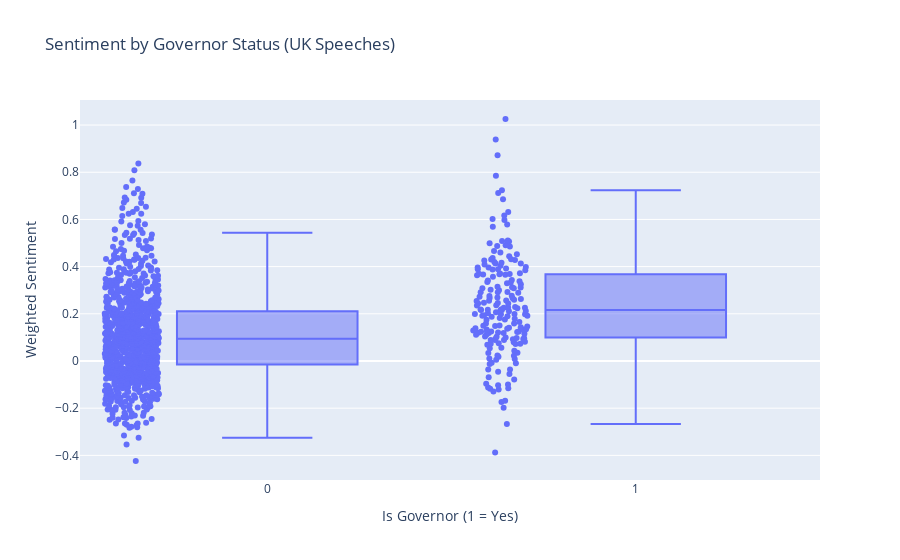

Notebook source saved alongside this figure:
### Markdown cell above
The weighted sentiment of Bank of England speeches over time shows alignment with major economic and political events in the UK. 

Following the Bank’s independence in 1997, sentiment rose, reflecting growing optimism and institutional credibility. 

During the 2008 Global Financial Crisis, sentiment dropped sharply, capturing the urgency, uncertainty, and pessimism in central bank communications amid systemic financial stress. 

The 2016 Brexit vote marked another key turning point, with sentiment showing moderate volatility thereafter, suggesting caution and concern in response to prolonged political and economic uncertainty. 

A further sharp decline is observed during the onset of the COVID-19 lockdown in March 2020, consistent with crisis-related language and emergency policy responses. 

Overall, the analysis highlights how the tone of central bank speeches reflects broader macroeconomic conditions and policy context, suggesting that speech sentiment can be a valuable signal of institutional response to national and global shocks.

### Code cell
# Box plot comparing sentiment
fig_gov = px.box(
    uk_speeches,
    x='is_gov',
    y='sentiment_lexicon_weighted',
    points='all',
    title='Sentiment by Governor Status (UK Speeches)',
    labels={'is_gov': 'Is Governor (1 = Yes)', 'sentiment_lexicon_weighted': 'Weighted Sentiment'}
)
fig_gov.show()

### Figure 1 — Plotly figure (JSON) as saved in the notebook; plotly's stock layout.template omitted (floating-point values rounded to 4 significant figures; data arrays with more than 128 entries replaced by an {"elided": "..."} marker saying what was removed)
{"data": [{"alignmentgroup": "True", "boxpoints": "all", "hovertemplate": "Is Governor (1 = Yes)=%{x}<br>Weighted Sentiment=%{y}<extra></extra>", "legendgroup": "", "marker": {"color": "#636efa"}, "name": "", "notched": false, "offsetgroup": "", "orientation": "v", "showlegend": false, "type": "box", "x": {"elided": "1169 int values"}, "x0": " ", "xaxis": "x", "y": {"elided": "1169 float values"}, "y0": " ", "yaxis": "y"}], "layout": {"boxmode": "group", "legend": {"tracegroupgap": 0}, "title": {"text": "Sentiment by Governor Status (UK Speeches)"}, "xaxis": {"anchor": "y", "domain": [0, 1], "title": {"text": "Is Governor (1 = Yes)"}}, "yaxis": {"anchor": "x", "domain": [0, 1], "title": {"text": "Weighted Sentiment"}}}}
